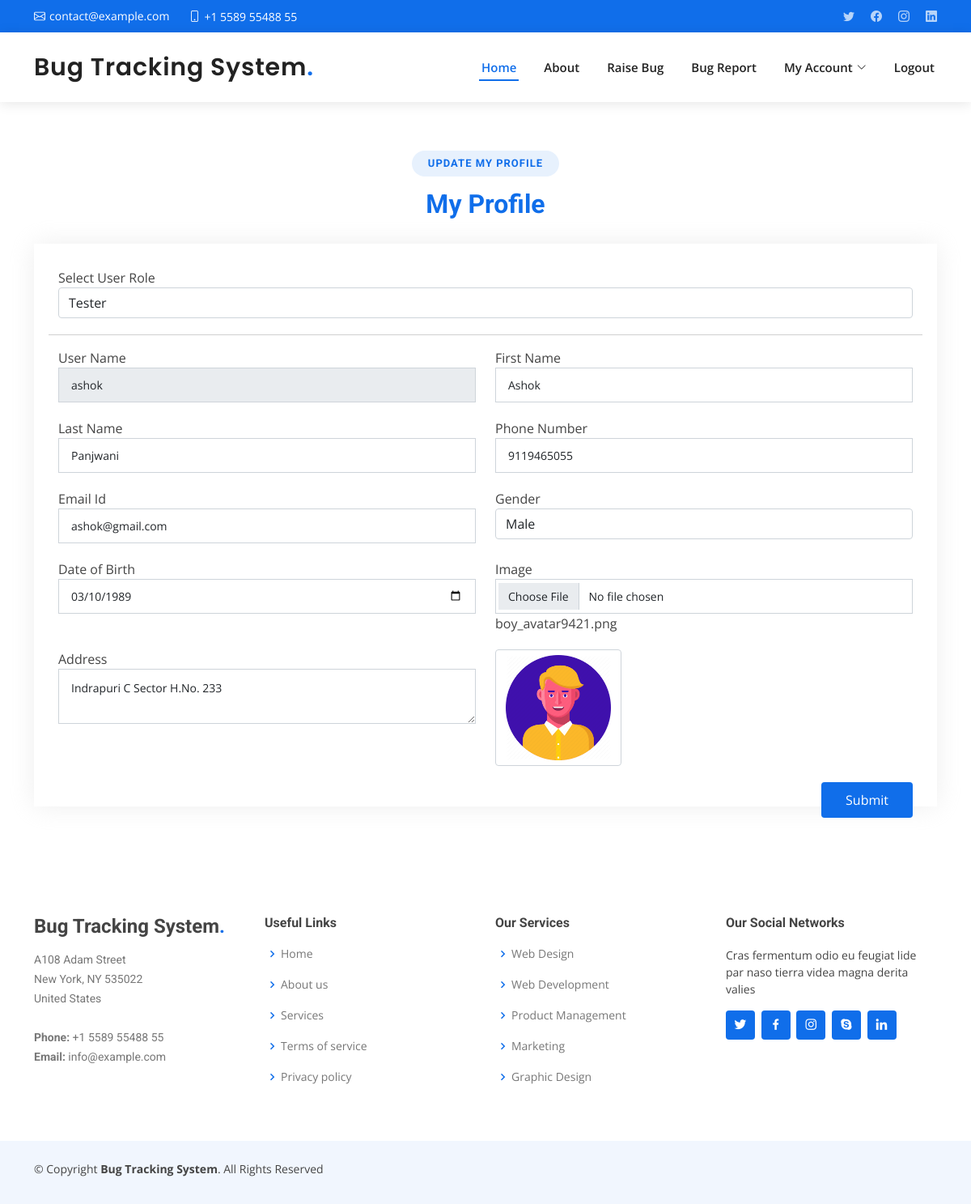
The app's page /profile (signed in) with its own data.
### bugapp/models.py (models this page shows, shortened)
class UserProfile(models.Model):
    user = models.ForeignKey(User, on_delete=models.CASCADE, null=True, blank=True)
    userrole = models.IntegerField(choices=USERROLE, null=True, blank=True, default=0)
    contact = models.CharField(max_length=100, null=True, blank=True)
    department = models.CharField(max_length=100, null=True, blank=True)
    address = models.CharField(max_length=100, null=True, blank=True)
    gender = models.CharField(max_length=100, null=True, blank=True)
    dob = models.DateField(null=True, blank=True)
    file = models.FileField(null=True, blank=True)

### bugapp/views.py (the view, shortened to what this page needs)
# urls.py: path('profile', profile, name='profile'),
def profile(request):
    data = UserProfile.objects.get(user=request.user)
    return render(request, 'profile.html', {'data': data, 'userrole': USERROLE})

### bugapp/templates/profile.html (shortened to what this page needs)
{% extends 'index.html' %}
{% load static %}
{% block body %}
<main id="main">
    <section id="login" class="contact">
      <div class="container" data-aos="fade-up">
        <div class="section-title">
          <h2>Update My Profile</h2>
          <h3><span>My Profile</span></h3>
        </div>
        <div class="row" data-aos="fade-up" data-aos-delay="100">
          <div class="col-6-lg-12">
            <form action="" method="post" role="form" class="php-email-form" enctype="multipart/form-data">
              <div class="row">
                <div class="form-group">
                  <label>Select User Role</label>
                  <select name="userrole" class="form-control" id="userrole" required>
                        {% for i in userrole %}
                        <option value="{{i.0}}" {% if data.userrole == i.0 %}selected{% endif %}>{{i.1}}</option>
                        {% endfor %}
                  </select>
               </div>
                  <hr>
                <div class="form-group col-6">
                  <label>User Name</label>
                  <input type="text" name="user_name" class="form-control" id="user_name" value="{{data.user.username}}" readonly placeholder="User Name" required>
                </div>
                <div class="form-group col-6">
                    <label>First Name</label>
                  <input type="text" class="form-control" name="first_name" value="{{data.user.first_name}}" id="first_name" placeholder="First Name" required>
                </div>
                <div class="form-group col-6">
                  <label>Last Name</label>
                  <input type="text" class="form-control" name="last_name"  value="{{data.user.last_name}}" id="last_name" placeholder="Last Name" required>
                </div>
                <div class="form-group col-6">
                  <label>Phone Number</label>
                  <input type="text" class="form-control" name="phone_number" id="phone_number" value="{{data.contact}}" placeholder="Phone number" required>
                </div>
                <div class="form-group col-6">
                  <label>Email Id</label>
                  <input type="email" class="form-control" name="email" id="email" value="{{data.user.email}}" placeholder="Email Id" required>
                </div>
               <div class="form-group col-6">
                  <label>Gender</label>
                  <select name="gender" class="form-control" id="gender" required>
                        <option value="Male" {% if data.gender == "Male" %}selected{% endif %}>Male</option>
                  </select>
               </div>
                <div class="form-group col-6">
                  <label>Date of Birth</label>
                  <input type="date" class="form-control" name="dob" id="dob" value="{{data.dob|date:'Y-m-d'}}" placeholder="Date of Birth" required>
                </div>
                <div class="form-group col-6">
                  <label>Image</label>
                  <input type="file" class="form-control" name="file" id="file"  placeholder="Choose file">
                    <span>{{data.file}}</span>
                </div>
              <div class="form-group col-6">
                  <label>Address</label>
                  <textarea type="text" class="form-control" name="address" id="address" placeholder="Address" required>{{data.address}}</textarea>
              </div>
              <div class="form-group col-2">
                  <img src="{% if data.file %} {{data.file.url}} {% endif %}" class="form-control">
              </div>
              </div>
              <div class="text-center"><button class="pull-right" type="submit">Submit</button></div>
            </form>
          </div>
        </div>
      </div>
    </section>
  </main>
{% endblock %}

### bugapp/static/assets/css/style.css (style rules this page uses)
body { font-family: "Open Sans", sans-serif; color: #444444; }
h1, h2, h3, h4, h5, h6 { font-family: "Roboto", sans-serif; }
section { padding: 60px 0; overflow: hidden; }
.section-title { text-align: center; padding-bottom: 30px; }
.section-title h2 { font-size: 13px; letter-spacing: 1px; font-weight: 700; padding: 8px 20px; margin: 0; background: #e7f1fd; color: #106eea; display: inline-block; text-transform: uppercase; border-radius: 50px; }
.section-title h3 { margin: 15px 0 0 0; font-size: 32px; font-weight: 700; }
.section-title h3 span { color: #106eea; }
.contact .php-email-form { box-shadow: 0 0 30px rgba(214, 215, 216, 0.4); padding: 30px; }
.contact .php-email-form .form-group { margin-bottom: 20px; }
.contact .php-email-form input, .contact .php-email-form textarea { border-radius: 0; box-shadow: none; font-size: 14px; }
.contact .php-email-form input { padding: 10px 15px; }
.contact .php-email-form textarea { padding: 12px 15px; }
.contact .php-email-form button[type=submit] { background: #106eea; border: 0; padding: 10px 30px; color: #fff; transition: 0.4s; border-radius: 4px; }

### records on screen
UserProfile: userrole "Tester", user_name "ashok", first_name "Ashok", last_name "Panjwani", phone_number "9119465055", email "ashok@gmail.com", gender "Male", dob "03/10/1989", file "boy_avatar9421.png", address "Indrapuri C Sector H.No. 233", file (picture)
